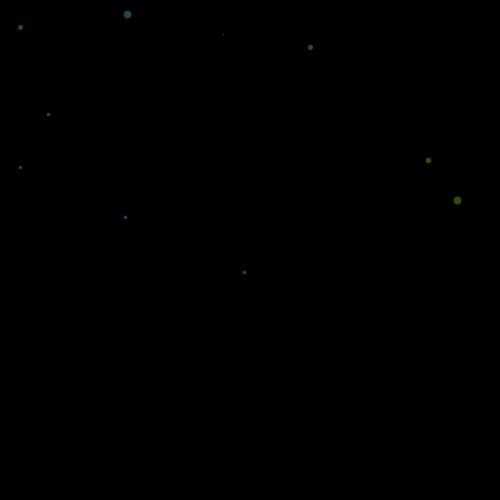
Frame 1 (no input)
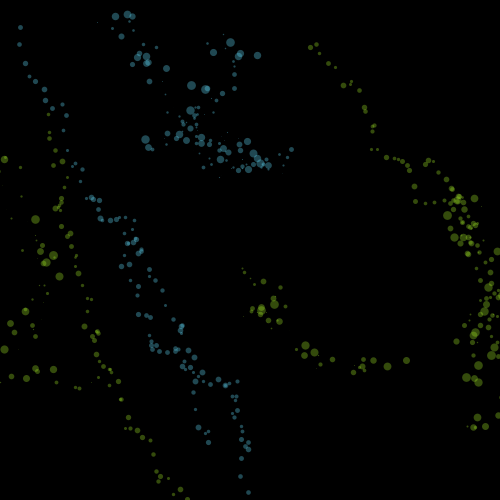
Frame 60 (the mouse pressed at the canvas centre just before this capture)
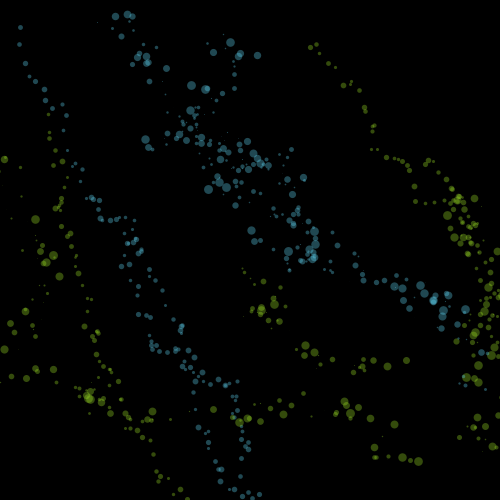
Frame 120 (the mouse held since frame 60 and released just before this capture)

The Processing sketch that drew these frames (run headless with seeded random() and noise(); from frame 60 on, the mouse is pressed at the canvas centre):

// Processing sketch: processing_78603
// ── processing_78603.pde

float x,y,vx,vy;
int growth = 5; //Controls rate in whichh population grows
Population[] myPop = new Population[growth]; //Declare object
color[]myColors = new color[2];
 
void setup() 
{
  
  x = random(width);
  y = random(height);
  vx = random(-1,1);
  vy = random(-1,1);
  size(500, 500);
  background(0);
 
  myColors[0] = color(155, 225, 35,85); //colors for array
  myColors[1] = color(95, 215, 245,85);
 
  for (int i=0;i < myPop.length;i++)
  { 
    myPop[i] = new Population();
  }
}
 
 
 
void draw()
{
  
  x+=vx;
  y+=vy;
  
  vx+=noise(x*.01,y*.01,frameCount*.01)-.6;
  vy+=noise(frameCount*.01,x*.01,y*.01)-.6;
  
  
  for (int i=0; i < myPop.length; i++)
  {
    myPop[i].update();
    myPop[i].display();
  }
}
 
 
 
class Population 
{
  float x1 = random(0, width);
  float y1 = random(0, height);
  float x2 = random(0, width);
  float y2 = random(0, height);
  color gender = myColors[floor(random(0,2))];
 
  Population() 
  {
  }
 
  void update() 
  {
    x1 = x1 + random(-5, 10); //1's regulate the amount of area coverd by green
    y1 = y1 + random(-5, 20);
    x2 = x2 + random(-20, 25); //2's regulate the amount of area covered by blue
    y2 = y2 + random(-10, 15);
  }
 
 
void display()
{ //draws dots
    stroke(gender); 
    strokeWeight(random(3, 6)); 
    point(x1, y1);
    strokeWeight(random(9));
    point(x2, y2);
}
}
